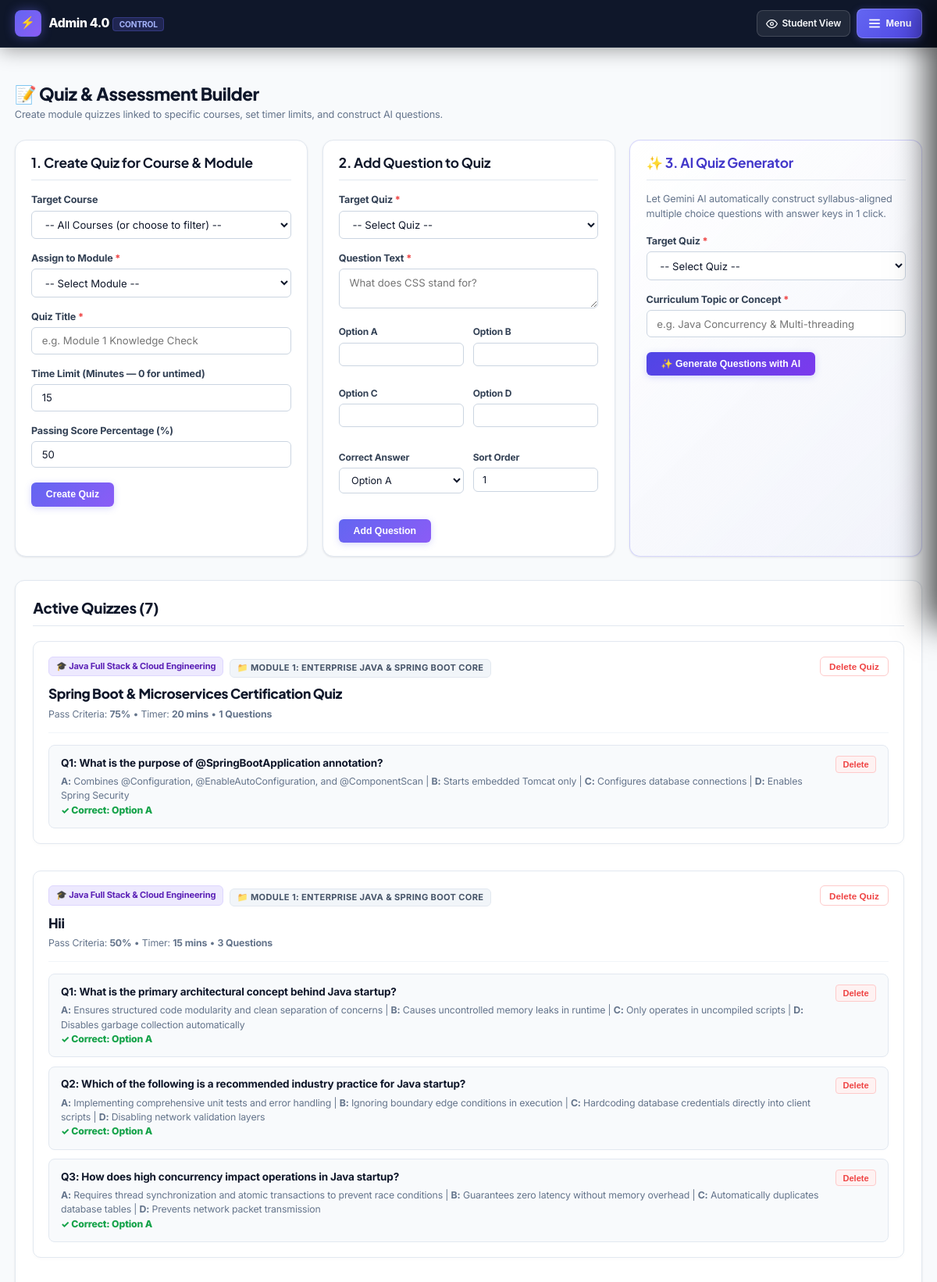
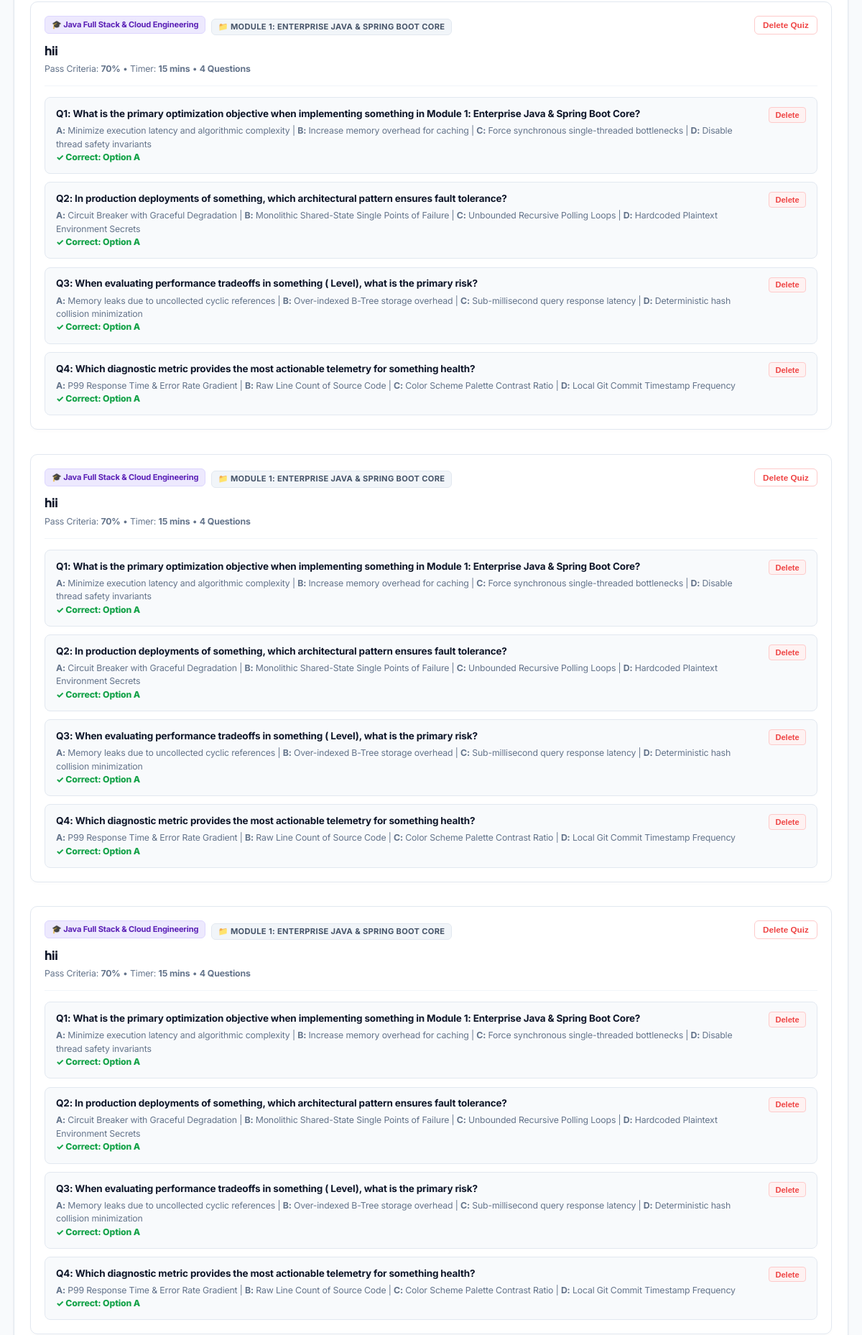
Page /admin-quiz.php (signed in, upper part) on the committed database (2 pictures, top to bottom).
### tables this page shows
CREATE TABLE `quizzes` (
  `id` int(11) NOT NULL AUTO_INCREMENT,
  `module_id` int(11) NOT NULL,
  `title` varchar(150) NOT NULL,
  `time_limit_minutes` int(11) NOT NULL DEFAULT 0,
  `pass_percent` int(11) NOT NULL DEFAULT 50,
  `created_at` timestamp NOT NULL DEFAULT current_timestamp(),
  PRIMARY KEY (`id`),
  KEY `module_id` (`module_id`),
  CONSTRAINT `quizzes_ibfk_1` FOREIGN KEY (`module_id`) REFERENCES `modules` (`id`) ON DELETE CASCADE
);

CREATE TABLE `courses` (
  `id` int(11) NOT NULL AUTO_INCREMENT,
  `title` varchar(150) NOT NULL,
  `slug` varchar(180) DEFAULT NULL,
  `description` text DEFAULT NULL,
  `level` varchar(50) DEFAULT 'Beginner to Advanced',
  `duration` varchar(50) DEFAULT '12 Weeks',
  `price` int(11) NOT NULL DEFAULT 15000,
  `status` varchar(20) NOT NULL DEFAULT 'published',
  `published_at` datetime DEFAULT NULL,
  `created_at` timestamp NOT NULL DEFAULT current_timestamp(),
  `updated_at` timestamp NOT NULL DEFAULT current_timestamp() ON UPDATE current_timestamp(),
  PRIMARY KEY (`id`),
  KEY `idx_courses_status` (`status`)
);

CREATE TABLE `modules` (
  `id` int(11) NOT NULL AUTO_INCREMENT,
  `course_id` int(11) NOT NULL,
  `title` varchar(150) NOT NULL,
  `description` text DEFAULT NULL,
  `sort_order` int(11) NOT NULL DEFAULT 0,
  `created_at` timestamp NOT NULL DEFAULT current_timestamp(),
  PRIMARY KEY (`id`),
  KEY `course_id` (`course_id`),
  CONSTRAINT `modules_ibfk_1` FOREIGN KEY (`course_id`) REFERENCES `courses` (`id`) ON DELETE CASCADE
);

CREATE TABLE `quiz_questions` (
  `id` int(11) NOT NULL AUTO_INCREMENT,
  `quiz_id` int(11) NOT NULL,
  `question` text NOT NULL,
  `option_a` varchar(255) NOT NULL,
  `option_b` varchar(255) NOT NULL,
  `option_c` varchar(255) NOT NULL,
  `option_d` varchar(255) NOT NULL,
  `correct_option` char(1) NOT NULL,
  `difficulty` varchar(20) NOT NULL DEFAULT 'Medium',
  `sort_order` int(11) NOT NULL DEFAULT 0,
  PRIMARY KEY (`id`),
  KEY `quiz_id` (`quiz_id`),
  CONSTRAINT `quiz_questions_ibfk_1` FOREIGN KEY (`quiz_id`) REFERENCES `quizzes` (`id`) ON DELETE CASCADE
);

### admin-quiz.php (the view, shortened to what the rows shown need)
<?php
require_once __DIR__ . "/config.php";
require_once __DIR__ . "/includes/auth.php";
$quizzes = $pdo->query("
    SELECT q.*, m.title as module_title, c.title as course_title, c.id as course_id
    FROM quizzes q
    JOIN modules m ON q.module_id = m.id
    JOIN courses c ON m.course_id = c.id
    ORDER BY c.id ASC, q.id ASC
")->fetchAll();
$questionsByQuiz = [];
foreach ($pdo->query("SELECT * FROM quiz_questions ORDER BY sort_order ASC, id ASC")->fetchAll() as $quest) {
    $questionsByQuiz[$quest["quiz_id"]][] = $quest;
}
?>
<!DOCTYPE html>
<html lang="en">
<head>
    <link rel="stylesheet" href="css/student.css?v=12.0">
</head>
<body>
    <main class="app-container" style="max-width: 1400px; margin: 0 auto; padding: 1.5rem 1.25rem 4rem;">
        <div class="page-header" style="margin-bottom: 1.5rem;">
            <div class="page-header-text">
                <h1 style="font-size: 1.5rem; font-weight: 800; color: #0f172a; margin: 0;">📝 Quiz & Assessment Builder</h1>
            </div>
        </div>
        <div style="display: grid; grid-template-columns: repeat(auto-fit, minmax(320px, 1fr)); gap: 1.25rem; margin-bottom: 2rem;">
            <div class="card" style="margin-bottom: 0;">
                <div class="card-header">
                    <h2 style="font-size: 1.15rem; font-weight: 700; color: #0f172a;">1. Create Quiz for Course & Module</h2>
                </div>
            </div>
            <div class="card" style="margin-bottom: 0;">
                <div class="card-header">
                    <h2 style="font-size: 1.15rem; font-weight: 700; color: #0f172a;">2. Add Question to Quiz</h2>
                </div>
            </div>
            <div class="card" style="margin-bottom: 0; background: linear-gradient(135deg, #ffffff 0%, rgba(99, 102, 241, 0.04) 100%); border: 1px solid rgba(99, 102, 241, 0.25);">
                <div class="card-header">
                    <h2 style="font-size: 1.15rem; font-weight: 700; color: #4338ca;">✨ 3. AI Quiz Generator</h2>
                </div>
            </div>
        </div>
        <section class="card" style="padding: 1.5rem; border-radius: 12px;">
            <div class="card-header" style="margin-bottom: 1.25rem; display: flex; justify-content: space-between; align-items: center;">
                <h2 style="font-size: 1.25rem; font-weight: 800; color: #0f172a;">Active Quizzes (<?php echo count($quizzes); ?>)</h2>
            </div>
            <?php if (empty($quizzes)): ?>
                <p style="color: #64748b; padding: 1.5rem 0; text-align: center;">No quizzes created yet. Use the form above to add your first assessment!</p>
            <?php else: ?>
                <div style="display: flex; flex-direction: column; gap: 1rem;">
                <?php foreach ($quizzes as $q):
                    $qid = $q['id'];
                    $qList = $questionsByQuiz[$qid] ?? [];
                ?>
                <div class="quiz-manage-card" style="background: #ffffff; border: 1px solid #e2e8f0; border-radius: 10px; padding: 1.25rem; box-shadow: 0 2px 4px rgba(0,0,0,0.02);">
                    <div class="quiz-manage-header" style="display: flex; justify-content: space-between; align-items: flex-start; gap: 1rem;">
                        <div style="min-width: 0; flex: 1;">
                            <div style="display: flex; align-items: center; gap: 0.5rem; flex-wrap: wrap; margin-bottom: 0.4rem;">
                                <span class="course-badge-pill">🎓 <?php echo e($q['course_title']); ?></span>
                                <span class="badge" style="background: #f1f5f9; color: #475569; font-size: 0.74rem; font-weight: 700; padding: 0.2rem 0.6rem; border-radius: 6px; border: 1px solid #e2e8f0;">
                                    📁 <?php echo e($q['module_title']); ?>
                                </span>
                            </div>
                            <h3 style="font-size: 1.15rem; font-weight: 800; color: #0f172a; margin: 0; line-height: 1.35;"><?php echo e($q['title']); ?></h3>
                            <div style="font-size: 0.82rem; color: #64748b; margin-top: 0.35rem; line-height: 1.4;">
                                Pass Criteria: <strong><?php echo $q['pass_percent']; ?>%</strong> • Timer: <strong><?php echo $q['time_limit_minutes'] > 0 ? $q['time_limit_minutes'] . ' mins' : 'Untimed'; ?></strong> • <strong><?php echo count($qList); ?> Questions</strong>
                            </div>
                        </div>
                        <form method="post" style="display:inline;" onsubmit="return confirm('Delete this quiz and all its questions?')">
                            <button type="submit" class="btn btn-secondary btn-sm" style="color: #ef4444; border-color: #fecaca; background: #fff; font-size: 0.78rem; padding: 0.35rem 0.75rem; border-radius: 6px; font-weight: 700; cursor: pointer;">Delete Quiz</button>
                        </form>
                    </div>
                    <?php if (!empty($qList)): ?>
                    <div style="margin-top: 1rem; border-top: 1px solid #f1f5f9; padding-top: 1rem; display: flex; flex-direction: column; gap: 0.75rem;">
                        <?php foreach ($qList as $i => $item): ?>
                        <div class="quiz-question-row" style="background: #f8fafc; border: 1px solid #e2e8f0; border-radius: 8px; padding: 0.85rem 1rem; display: flex; justify-content: space-between; align-items: flex-start; gap: 1rem;">
                            <div style="min-width: 0; flex: 1;">
                                <strong style="color: #0f172a; font-size: 0.9rem; display: block; line-height: 1.4;">Q<?php echo $i + 1; ?>: <?php echo e($item['question']); ?></strong>
                                <div style="font-size: 0.82rem; color: #64748b; margin-top: 0.35rem; line-height: 1.5;">
                                    <strong>A:</strong> <?php echo e($item['option_a']); ?> | <strong>B:</strong> <?php echo e($item['option_b']); ?> | <strong>C:</strong> <?php echo e($item['option_c']); ?> | <strong>D:</strong> <?php echo e($item['option_d']); ?>
                                    <br><span style="color: #16a34a; font-weight: 800;">✓ Correct: Option <?php echo e($item['correct_option']); ?></span>
                                </div>
                            </div>
                            <form method="post" style="display:inline;" onsubmit="return confirm('Delete question?')">
                                <button type="submit" class="delete-btn" style="color: #ef4444; font-size: 0.74rem; font-weight: 700; padding: 0.25rem 0.55rem; border-radius: 4px; background: #fef2f2; border: 1px solid #fecaca; cursor: pointer;">Delete</button>
                            </form>
                        </div>
                        <?php endforeach; ?>
                    </div>
                    <?php endif; ?>
                </div>
                <?php endforeach; ?>
                </div>
            <?php endif; ?>
        </section>
    </main>
</body>
</html>

### rows in the picture
quizzes: courses.title "Java Full Stack & Cloud Engineering", module.title "MODULE 1: ENTERPRISE JAVA & SPRING BOOT CORE", title "Spring Boot & Microservices Certification Quiz", pass_percent "75", time_limit_minutes "20", id "1"
quiz_questions: question "What is the purpose of @SpringBootApplication annotation?", option_a "Combines @Configuration, @EnableAutoConfiguration, and @ComponentScan", option_b "Starts embedded Tomcat only", option_c "Configures database connections", option_d "Enables Spring Security", correct_option "A"
quizzes: courses.title "Java Full Stack & Cloud Engineering", module.title "MODULE 1: ENTERPRISE JAVA & SPRING BOOT CORE", title "Hii", pass_percent "50", time_limit_minutes "15", id "3"
quiz_questions: question "What is the primary architectural concept behind Java startup?", option_a "Ensures structured code modularity and clean separation of concerns", option_b "Causes uncontrolled memory leaks in runtime", option_c "Only operates in uncompiled scripts", option_d "Disables garbage collection automatically", correct_option "A"
quiz_questions: question "Which of the following is a recommended industry practice for Java startup?", option_a "Implementing comprehensive unit tests and error handling", option_b "Ignoring boundary edge conditions in execution", option_c "Hardcoding database credentials directly into client scripts", option_d "Disabling network validation layers", correct_option "A"
quiz_questions: question "How does high concurrency impact operations in Java startup?", option_a "Requires thread synchronization and atomic transactions to prevent race conditions", option_b "Guarantees zero latency without memory overhead", option_c "Automatically duplicates database tables", option_d "Prevents network packet transmission", correct_option "A"
quizzes: courses.title "Java Full Stack & Cloud Engineering", module.title "MODULE 1: ENTERPRISE JAVA & SPRING BOOT CORE", title "hii", pass_percent "70", time_limit_minutes "15", id "4"
quiz_questions: question "What is the primary optimization objective when implementing something in Module 1: Enterprise Java & Spring Boot Core?", option_a "Minimize execution latency and algorithmic complexity", option_b "Increase memory overhead for caching", option_c "Force synchronous single-threaded bottlenecks", option_d "Disable thread safety invariants", correct_option "A"
quiz_questions: question "In production deployments of something, which architectural pattern ensures fault tolerance?", option_a "Circuit Breaker with Graceful Degradation", option_b "Monolithic Shared-State Single Points of Failure", option_c "Unbounded Recursive Polling Loops", option_d "Hardcoded Plaintext Environment Secrets", correct_option "A"
quiz_questions: question "When evaluating performance tradeoffs in something ( Level), what is the primary risk?", option_a "Memory leaks due to uncollected cyclic references", option_b "Over-indexed B-Tree storage overhead", option_c "Sub-millisecond query response latency", option_d "Deterministic hash collision minimization", correct_option "A"
quiz_questions: question "Which diagnostic metric provides the most actionable telemetry for something health?", option_a "P99 Response Time & Error Rate Gradient", option_b "Raw Line Count of Source Code", option_c "Color Scheme Palette Contrast Ratio", option_d "Local Git Commit Timestamp Frequency", correct_option "A"
quizzes: courses.title "Java Full Stack & Cloud Engineering", module.title "MODULE 1: ENTERPRISE JAVA & SPRING BOOT CORE", title "hii", pass_percent "70", time_limit_minutes "15", id "4"
quiz_questions: question "What is the primary optimization objective when implementing something in Module 1: Enterprise Java & Spring Boot Core?", option_a "Minimize execution latency and algorithmic complexity", option_b "Increase memory overhead for caching", option_c "Force synchronous single-threaded bottlenecks", option_d "Disable thread safety invariants", correct_option "A"
quiz_questions: question "In production deployments of something, which architectural pattern ensures fault tolerance?", option_a "Circuit Breaker with Graceful Degradation", option_b "Monolithic Shared-State Single Points of Failure", option_c "Unbounded Recursive Polling Loops", option_d "Hardcoded Plaintext Environment Secrets", correct_option "A"
quiz_questions: question "When evaluating performance tradeoffs in something ( Level), what is the primary risk?", option_a "Memory leaks due to uncollected cyclic references", option_b "Over-indexed B-Tree storage overhead", option_c "Sub-millisecond query response latency", option_d "Deterministic hash collision minimization", correct_option "A"
quiz_questions: question "Which diagnostic metric provides the most actionable telemetry for something health?", option_a "P99 Response Time & Error Rate Gradient", option_b "Raw Line Count of Source Code", option_c "Color Scheme Palette Contrast Ratio", option_d "Local Git Commit Timestamp Frequency", correct_option "A"
quizzes: courses.title "Java Full Stack & Cloud Engineering", module.title "MODULE 1: ENTERPRISE JAVA & SPRING BOOT CORE", title "hii", pass_percent "70", time_limit_minutes "15", id "4"
quiz_questions: question "What is the primary optimization objective when implementing something in Module 1: Enterprise Java & Spring Boot Core?", option_a "Minimize execution latency and algorithmic complexity", option_b "Increase memory overhead for caching", option_c "Force synchronous single-threaded bottlenecks", option_d "Disable thread safety invariants", correct_option "A"
quiz_questions: question "In production deployments of something, which architectural pattern ensures fault tolerance?", option_a "Circuit Breaker with Graceful Degradation", option_b "Monolithic Shared-State Single Points of Failure", option_c "Unbounded Recursive Polling Loops", option_d "Hardcoded Plaintext Environment Secrets", correct_option "A"
quiz_questions: question "When evaluating performance tradeoffs in something ( Level), what is the primary risk?", option_a "Memory leaks due to uncollected cyclic references", option_b "Over-indexed B-Tree storage overhead", option_c "Sub-millisecond query response latency", option_d "Deterministic hash collision minimization", correct_option "A"
quiz_questions: question "Which diagnostic metric provides the most actionable telemetry for something health?", option_a "P99 Response Time & Error Rate Gradient", option_b "Raw Line Count of Source Code", option_c "Color Scheme Palette Contrast Ratio", option_d "Local Git Commit Timestamp Frequency", correct_option "A"

### other values in the picture
count($quizzes) "7"
